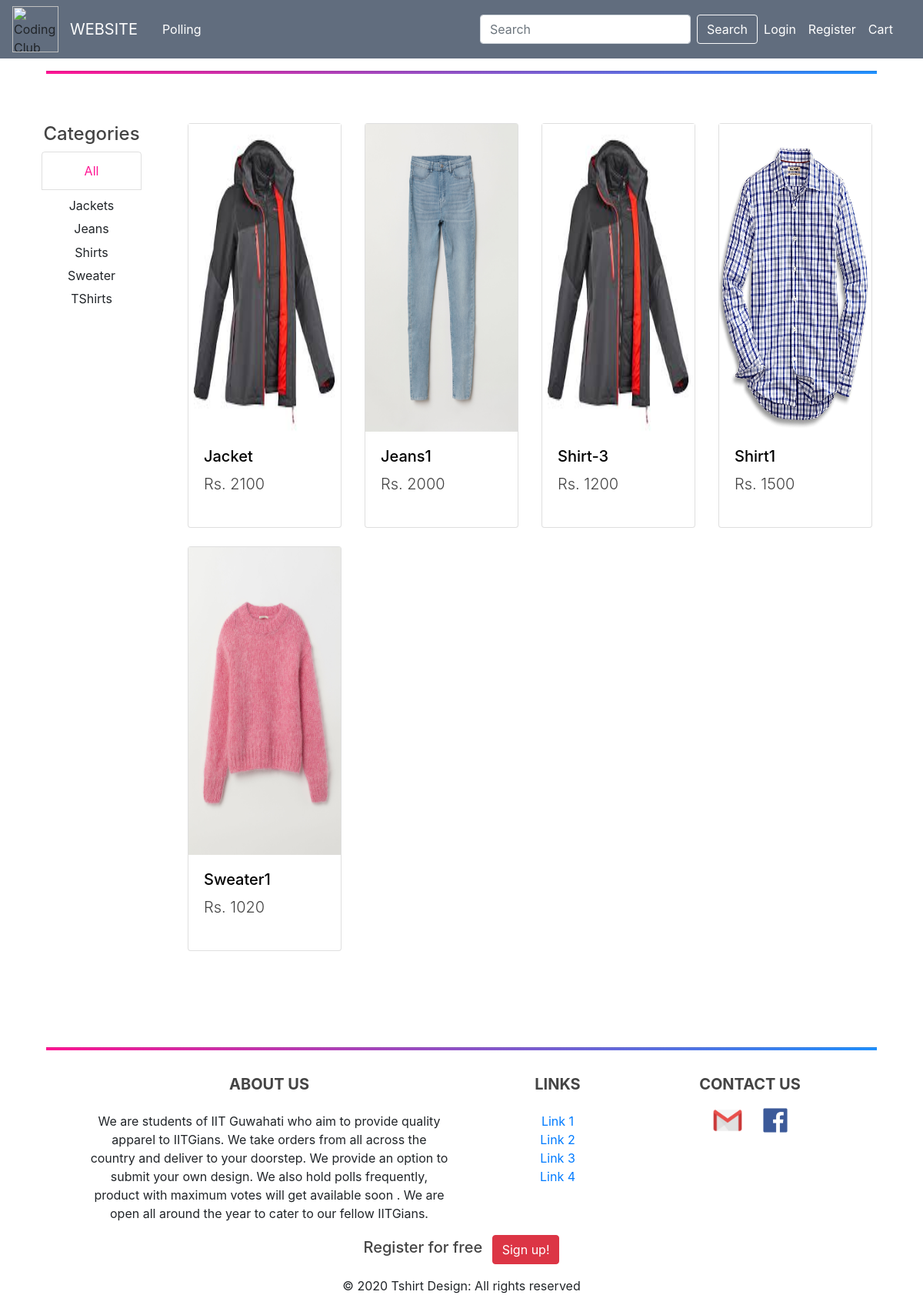
The page / on the database its author committed.
### blog/models.py (models this page shows, shortened)
class Category(models.Model):
    name = models.CharField(max_length=150)
    slug = models.SlugField(max_length=150)
    created_at = models.DateTimeField(auto_now_add=True)
    updated_at = models.DateTimeField(auto_now=True)
    class Meta:
        ordering = ('name',)
        verbose_name = 'category'
        verbose_name_plural = 'categories'
    def get_absolute_url(self):
        return reverse('blog:product_list_by_category', args=[self.slug])

class Product(models.Model):
    merchant = models.ForeignKey(User, on_delete=models.CASCADE, limit_choices_to={'groups': 1})
    category = models.ForeignKey(Category, related_name='products', on_delete=models.CASCADE)
    name = models.CharField(max_length=150)
    description = models.TextField(blank=True)
    price = models.DecimalField(decimal_places=2, max_digits=10)
    slug = models.SlugField(max_length=150)
    stock = models.PositiveIntegerField(default=1)
    available = models.BooleanField(default=1)
    created_at = models.DateTimeField(auto_now_add=True)
    updated_at = models.DateTimeField(auto_now=True)
    image = models.ImageField(upload_to='products')
    image1 = models.ImageField(upload_to='products', blank=True, null=True)
    image2 = models.ImageField(upload_to='products', blank=True, null=True)
    image3 = models.ImageField(upload_to='products', blank=True, null=True)
    class Meta:
        ordering = ('name',)
        index_together = (('id', 'slug'),)
    def get_absolute_url(self):
        return reverse('blog:product_detail', args=[self.id, self.slug])

### blog/views.py (the view, shortened to what this page needs)
# urls.py: path('', views.product_list, name='product-home'),
def product_list(request, category_slug=None):
    category = None
    categories = Category.objects.all()
    products = Product.objects.filter(available=True)
    if category_slug:
        category = get_object_or_404(Category, slug=category_slug)
        products = Product.objects.filter(category=category)
    context = {
        'category': category,
        'categories': categories,
        'products': products
    }
    return render(request, 'blog/list.html', context)

### blog/templates/blog/list.html (shortened to what this page needs)
{% extends "blog/base.html" %}
{% load static %}
{% block content %}
    <br>
    <br>
    <div class="container " style="margin-left: 2%; margin-right: 2%; max-width: 95%">
        <div class="row">
                <div class="col-sm-11 col-md-9 col-lg-2 mx-auto">
                <div  id="myHeader" class="col-sm-12" >
                    <h4 style="text-align:center;" >Categories</h4>
                    <ul style="list-style-type:none; color: black" class="list-group text-center ">
                        <li style="background: transparent; margin-bottom: 0.4rem" {% if not category %} class="list-group-item mb-2"{% endif %}><a {% if not category %} class="" style="color: deeppink; size: 20px" {% endif %} class="text-body"  href="{% url 'blog:product_list' %}">All</a></li>
                        {% for c in categories %}
                            <li style="background: transparent; margin-bottom: 0.4rem" {% if category.slug == c.slug %} class="list-group-item mb-2"{% endif %}>
                                <a  {% if category.slug == c.slug %} style="color: deeppink; size: 20px" {% else %} class="text-body" {% endif %}  href="{{ c.get_absolute_url }}">{{ c.name }}</a>
                            </li>
                        {% endfor %}
                    </ul>
                    <br>
                    <br>
                </div>
                </div>
            <div class="col-lg-10">
                <div class="row" style="margin-left: 0;margin-right: 0">
                    {% for product in products %}
                        <div class="col-xl-3 col-lg-4 col-md-4 col-sm-6 mb-4">
                            <div class="card" style="height: 100%">
                                <a href="{{ product.get_absolute_url }}">
                                    <div class="img-hover-zoom">
                                        <div class="product-img-div">
                                            <img class="product-img" src="{% if product.image %} {{ product.image.url }} {% else %} {% static 'img/default.png' %} {% endif %}" alt="..." >
                                        </div>
                                    </div>
                                </a>
                                <div class="card-body">
                                    <h5 class="card-title" > <a style="color: black" href="{{ product.get_absolute_url }}">{{ product.name }}</a></h5>
                                    <h5 class="card-text font-weight-light"> Rs. {{ product.price| stringformat:'d' }} </h5>
                                </div>
                            </div>
                            <br>
                        </div>
                    {% endfor %}
                </div>
            </div>
        </div>
    </div>
{% endblock content %}

### blog/static/blog/main.css (style rules this page uses)
body { position: relative; margin: 0; padding-bottom: 6rem; min-height: 100%; background: #fff; color: #333333; }
h1, h2, h3, h4, h5, h6 { color: #444444; }
ul { margin: 0; }
.product-img-div { height:400px; }
.product-img { width:100%; height:100%; }

### rows shown on the page
Category: name "Jackets"
Category: name "Jeans"
Category: name "Shirts"
Category: name "Sweater"
Category: name "TShirts"
Product: image (picture), name "Jacket", price "2100"
Product: image (picture), name "Jeans1", price "2000"
Product: image (picture), name "Shirt-3", price "1200"
Product: image (picture), name "Shirt1", price "1500"
Product: image (picture), name "Sweater1", price "1020"
